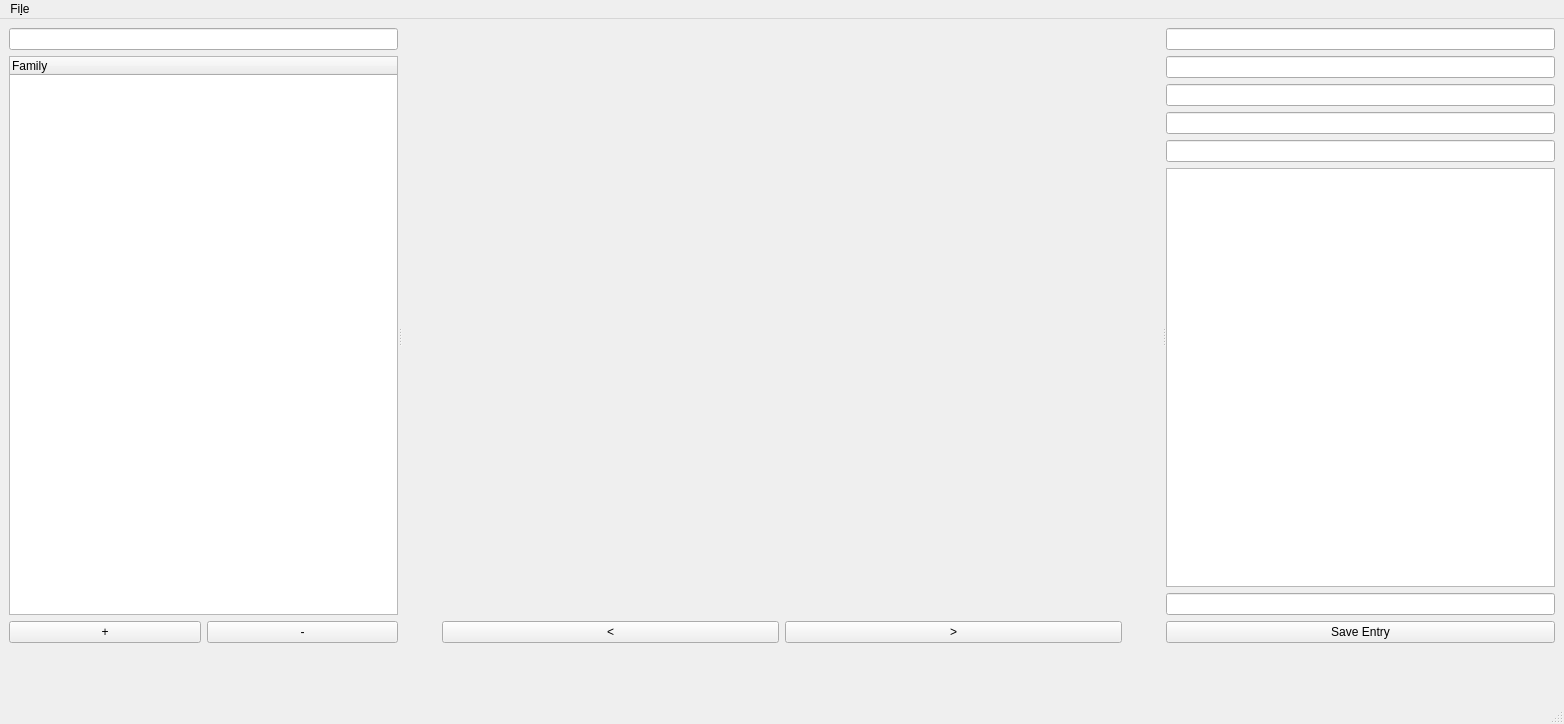
<?xml version="1.0" encoding="UTF-8"?>
<ui version="4.0">
 <class>MainWindow</class>
 <widget class="QMainWindow" name="MainWindow">
  <property name="geometry">
   <rect>
    <x>0</x>
    <y>0</y>
    <width>1564</width>
    <height>724</height>
   </rect>
  </property>
  <property name="windowTitle">
   <string>MainWindow</string>
  </property>
  <widget class="QWidget" name="centralwidget">
   <layout class="QGridLayout" name="gridLayout">
    <item row="0" column="0">
     <widget class="QSplitter" name="splitter">
      <property name="orientation">
       <enum>Qt::Horizontal</enum>
      </property>
      <widget class="QWidget" name="layoutWidget">
       <layout class="QVBoxLayout" name="verticalLayout">
        <item>
         <widget class="QLineEdit" name="find_line"/>
        </item>
        <item>
         <widget class="QTreeWidget" name="tree_widget">
          <column>
           <property name="text">
            <string>Family</string>
           </property>
          </column>
         </widget>
        </item>
        <item>
         <layout class="QHBoxLayout" name="horizontalLayout">
          <item>
           <widget class="QPushButton" name="add_entry_button">
            <property name="text">
             <string>+</string>
            </property>
           </widget>
          </item>
          <item>
           <widget class="QPushButton" name="delete_entry_button">
            <property name="text">
             <string>-</string>
            </property>
           </widget>
          </item>
         </layout>
        </item>
       </layout>
      </widget>
      <widget class="QWidget" name="layoutWidget">
       <layout class="QVBoxLayout" name="center_layout">
        <item>
         <widget class="QLabel" name="center_view">
          <property name="sizePolicy">
           <sizepolicy hsizetype="Preferred" vsizetype="MinimumExpanding">
            <horstretch>0</horstretch>
            <verstretch>0</verstretch>
           </sizepolicy>
          </property>
          <property name="minimumSize">
           <size>
            <width>500</width>
            <height>500</height>
           </size>
          </property>
          <property name="baseSize">
           <size>
            <width>180</width>
            <height>180</height>
           </size>
          </property>
          <property name="text">
           <string/>
          </property>
          <property name="alignment">
           <set>Qt::AlignCenter</set>
          </property>
         </widget>
        </item>
        <item>
         <layout class="QHBoxLayout" name="horizontalLayout_2">
          <item>
           <spacer name="horizontalSpacer">
            <property name="orientation">
             <enum>Qt::Horizontal</enum>
            </property>
            <property name="sizeType">
             <enum>QSizePolicy::Minimum</enum>
            </property>
            <property name="sizeHint" stdset="0">
             <size>
              <width>40</width>
              <height>20</height>
             </size>
            </property>
           </spacer>
          </item>
          <item>
           <widget class="QPushButton" name="prev_button">
            <property name="text">
             <string>&lt;</string>
            </property>
           </widget>
          </item>
          <item>
           <widget class="QPushButton" name="next_button">
            <property name="text">
             <string>&gt;</string>
            </property>
           </widget>
          </item>
          <item>
           <spacer name="horizontalSpacer_2">
            <property name="orientation">
             <enum>Qt::Horizontal</enum>
            </property>
            <property name="sizeType">
             <enum>QSizePolicy::Minimum</enum>
            </property>
            <property name="sizeHint" stdset="0">
             <size>
              <width>40</width>
              <height>20</height>
             </size>
            </property>
           </spacer>
          </item>
         </layout>
        </item>
       </layout>
      </widget>
      <widget class="QWidget" name="layoutWidget">
       <layout class="QVBoxLayout" name="editor_layout">
        <item>
         <layout class="QVBoxLayout" name="metadata_layout">
          <item>
           <widget class="QLineEdit" name="name_line"/>
          </item>
          <item>
           <widget class="QLineEdit" name="synonym_list_line"/>
          </item>
          <item>
           <widget class="QLineEdit" name="commonname_list_line"/>
          </item>
          <item>
           <widget class="QLineEdit" name="locality_list_line"/>
          </item>
          <item>
           <widget class="QLineEdit" name="tag_list_line"/>
          </item>
          <item>
           <widget class="QPlainTextEdit" name="desc_edit"/>
          </item>
          <item>
           <widget class="QLineEdit" name="vendor_list_line">
            <property name="text">
             <string/>
            </property>
           </widget>
          </item>
         </layout>
        </item>
        <item>
         <widget class="QPushButton" name="save_button">
          <property name="text">
           <string>Save Entry</string>
          </property>
         </widget>
        </item>
       </layout>
      </widget>
     </widget>
    </item>
    <item row="1" column="0">
     <widget class="QLabel" name="status_label">
      <property name="sizePolicy">
       <sizepolicy hsizetype="Minimum" vsizetype="Minimum">
        <horstretch>0</horstretch>
        <verstretch>0</verstretch>
       </sizepolicy>
      </property>
      <property name="maximumSize">
       <size>
        <width>16777215</width>
        <height>44</height>
       </size>
      </property>
      <property name="text">
       <string/>
      </property>
     </widget>
    </item>
   </layout>
  </widget>
  <widget class="QMenuBar" name="menubar">
   <property name="geometry">
    <rect>
     <x>0</x>
     <y>0</y>
     <width>1564</width>
     <height>45</height>
    </rect>
   </property>
   <widget class="QMenu" name="menuhere">
    <property name="title">
     <string>Fi&amp;le</string>
    </property>
    <addaction name="actionSave"/>
    <addaction name="actionSave_as"/>
    <addaction name="actionExport"/>
    <addaction name="actionExit"/>
   </widget>
   <addaction name="menuhere"/>
  </widget>
  <widget class="QStatusBar" name="statusBar"/>
  <action name="actionSave">
   <property name="text">
    <string>&amp;Save</string>
   </property>
  </action>
  <action name="actionSave_as">
   <property name="text">
    <string>Sa&amp;ve as...</string>
   </property>
  </action>
  <action name="actionExit">
   <property name="text">
    <string>E&amp;xit</string>
   </property>
  </action>
  <action name="actionExport">
   <property name="text">
    <string>&amp;Export</string>
   </property>
  </action>
 </widget>
 <resources/>
 <connections/>
</ui>
